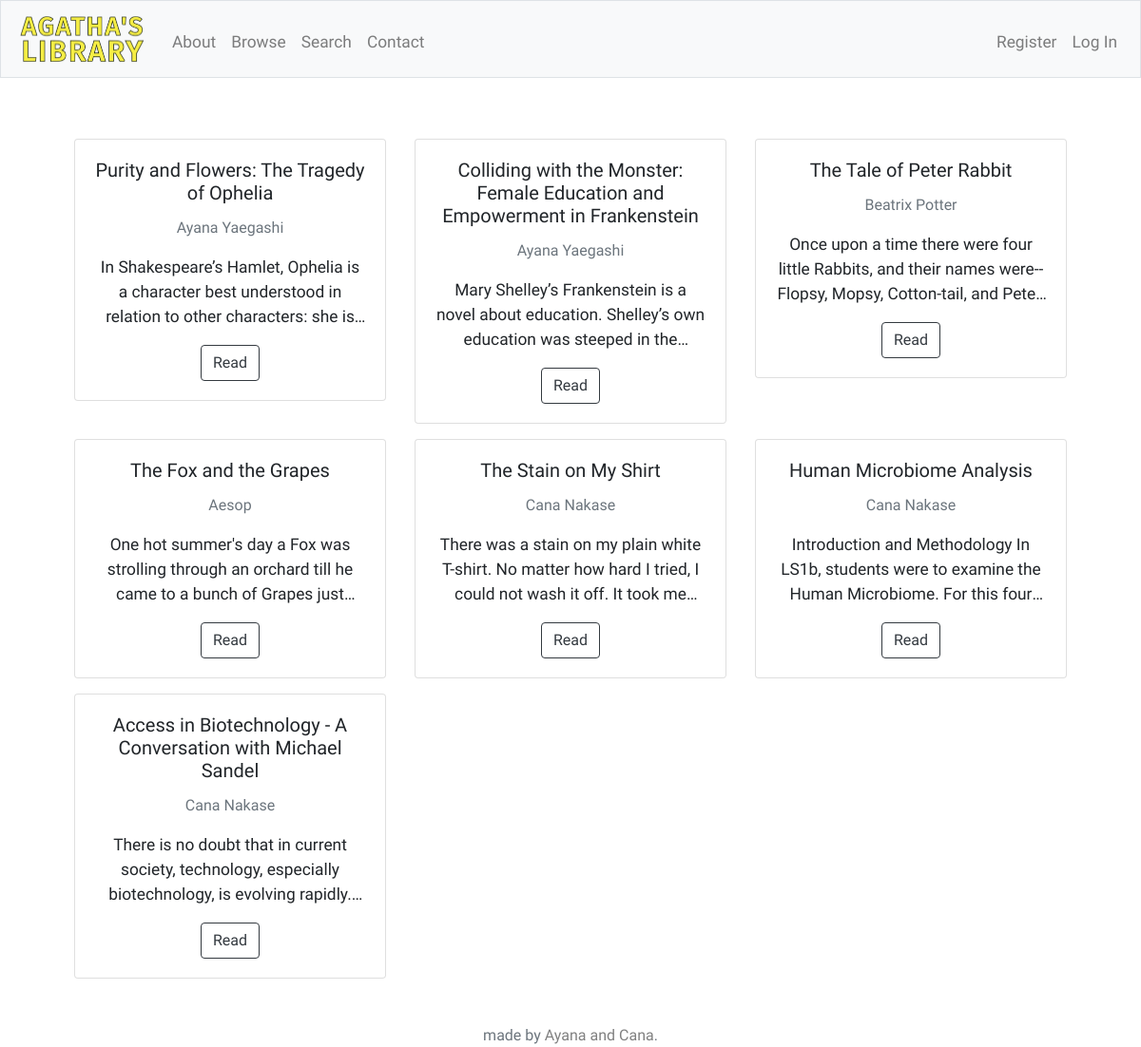
Screenshot of /browse with the database file from the repository.
### tables this page shows
CREATE TABLE 'stories' ('story_id' INTEGER PRIMARY KEY AUTOINCREMENT NOT NULL, 'title' TEXT, 'story' TEXT,'clicks' INTEGER, 'finished' INTEGER, 'author_id' INTEGER, FOREIGN KEY('author_id') REFERENCES 'authors'('author_id'));

CREATE TABLE 'authors'('author_id' INTEGER PRIMARY KEY AUTOINCREMENT NOT NULL, 'name' TEXT, first_name[text], last_name[TEXT]);

### application.py (the view)
@app.route("/browse", methods=["GET", "POST"])
def browse():
    if request.method == "POST":
        story_id = request.form.get("story_id")
        story = db.execute("SELECT story_id, title, story, name FROM stories JOIN authors ON stories.author_id = authors.author_id WHERE story_id = :id", id=story_id)
        db.execute("UPDATE stories SET clicks=(clicks+1) WHERE story_id=:id", id=story_id)
        if session.get("user_id") is None:
            return render_template("display.html", story=story, story_id=story_id, exceptions=exceptions)
        else:
            rows = db.execute("SELECT * FROM favorites WHERE story_id=:story_id AND user_id=:user_id;", story_id=story_id, user_id=session["user_id"])
            if len(rows) != 0:
                liked = True
            else:
                liked = False
            return render_template("display.html", story=story, story_id=story_id, liked=liked, exceptions=exceptions)
    else:
        first_name = ""
        if not session.get("user_id") is None:
            first_name = session["first_name"]
        stories = db.execute("SELECT story_id, title, story, name FROM stories JOIN authors ON stories.author_id = authors.author_id ORDER BY clicks DESC;")
        story_num = len(stories)
        if (story_num < 3):
            rows = 1
        else:
            rows = int(story_num/3)
            if (story_num % 3 != 0):
                rows += 1
        return render_template("browse.html", stories=stories, rows=rows, length=story_num, first_name=first_name)

### application.py (called while the page is built)
@app.after_request
def after_request(response):
    response.headers["Cache-Control"] = "no-cache, no-store, must-revalidate"
    response.headers["Expires"] = 0
    response.headers["Pragma"] = "no-cache"
    return response

### templates/browse.html (shortened to what this page needs)
{% extends "layout.html" %}
{% block main %}
    {% for row in range(rows) %}
    <div class="row" style="padding: 1em 0 0 0;">
        {% if length - row*3 >= 3 %}
        {% for i in range(3) %}
        <div class="col-sm-4">
            <div class="card">
                <div class="card-body">
                    <h5 class="card-title">{{ stories[i + row*3]["title"] }}</h5>
                    <p class="card-text"><small class="text-muted">{{ stories[i + row*3]["name"] }}</small></p>
                    <p class="preview">{{ stories[i + row*3]["story"] }}</p>
                    <form action="/browse" method="post">
                        <button class="btn btn-outline-dark" type="submit" name="story_id" value={{ stories[i + row*3]["story_id"] }}>Read</button>
                    </form>
                </div>
            </div>
        </div>
        {% endfor %}
        {% else %}
        {% for i in range(length - row*3) %}
        <div class="col-sm-4">
            <div class="card">
                <div class="card-body">
                    <h5 class="card-title">{{ stories[i + row*3]["title"] }}</h5>
                    <p class="card-text"><small class="text-muted">{{ stories[i + row*3]["name"] }}</small></p>
                    <p class="preview">{{ stories[i + row*3]["story"] }}</p>
                    <form action="/browse" method="post">
                        <button class="btn btn-outline-dark" type="submit" name="story_id" value={{ stories[i + row*3]["story_id"] }}>Read</button>
                    </form>
                </div>
            </div>
        </div>
        {% endfor %}
        {% endif %}
    </div>
    {% endfor %}
{% endblock %}

### templates/layout.html (shortened to what this page needs)
<!DOCTYPE html>
<html lang="en">
    <head>
        <link href="https://maxcdn.bootstrapcdn.com/bootstrap/4.1.3/css/bootstrap.min.css" rel="stylesheet">
        <link href="/static/styles.css" rel="stylesheet">
    </head>
    <body>
        <nav class="navbar navbar-expand-md navbar-light bg-light border">
            {% if session.user_id %}
                <a class="navbar-brand" href="/browse"><img src={{url_for('static', filename='logo_text.png')}} width="140" height="54" alt="Agatha's Library"/></a>
            {% else %}
                <a class="navbar-brand" href="/"><img src={{url_for('static', filename='logo_text.png')}} width="140" height="54" alt="Agatha's Library"/></a>
            {% endif %}
            <div class="collapse navbar-collapse" id="navbar">
                {% if session.user_id %}
                    <ul class="navbar-nav mr-auto mt-2">
                        <li class="nav-item"><a class="nav-link" href="/about">About</a></li>
                        <li class="nav-item"><a class="nav-link" href="/user">Dashboard</a></li>
                        <li class="nav-item"><a class="nav-link" href="/browse">Browse</a></li>
                        <li class="nav-item"><a class="nav-link" href="/search">Search</a></li>
                        <li class="nav-item"><a class="nav-link" href="/contact">Contact</a></li>
                        {% if session.admin %}
                        <li class="nav-item"><a class="nav-link" href="/admin">Admin</a></li>
                        {% endif %}
                    </ul>
                    <ul class="navbar-nav ml-auto mt-2">
                        <li class="nav-item"><a class="nav-link" href="/change">Change Password</a></li>
                        <li class="nav-item"><a class="nav-link" href="/logout">Log Out</a></li>
                    </ul>
                {% else %}
                    <ul class="navbar-nav mr-auto mt-2">
                        <li class="nav-item"><a class="nav-link" href="/about">About</a></li>
                        <li class="nav-item"><a class="nav-link" href="/browse">Browse</a></li>
                        <li class="nav-item"><a class="nav-link" href="/search">Search</a></li>
                        <li class="nav-item"><a class="nav-link" href="/contact">Contact</a></li>
                    </ul>
                    <ul class="navbar-nav ml-auto mt-2">
                        <li class="nav-item"><a class="nav-link" href="/register">Register</a></li>
                        <li class="nav-item"><a class="nav-link" href="/login">Log In</a></li>
                    </ul>
                {% endif %}
            </div>
        </nav>
        <main class="container p-5">
            {% block main %}{% endblock %}
        </main>
        <footer class="small text-center text-muted">
            made by <a href="/about" style="color: gray">Ayana and Cana</a>.
        </footer>
    </body>
</html>

### static/styles.css (style rules this page uses)
nav .navbar-brand { font-size: xx-large; }
main { overflow-x: auto; text-align: center; }
.preview { overflow: hidden; display: -webkit-box; -webkit-line-clamp: 3; -webkit-box-orient: vertical; }
body { font-family: 'Amiri'; }
p { font-size: 13pt; }
.text-muted { font-size: 12pt; }
.nav-item { font-size: 13pt; }

### rows the page displays
stories: title "Purity and Flowers: The Tragedy of Ophelia", story "In Shakespeare’s Hamlet, Ophelia is a character best understood in relation to other characters: she…"
authors: name "Ayana Yaegashi" "Ayana Yaegashi"
stories: title "Colliding with the Monster: Female Education and Empowerment in Frankenstein", story "Mary Shelley’s Frankenstein is a novel about education. Shelley’s own education was steeped in…"
stories: title "The Tale of Peter Rabbit", story "Once upon a time there were four little Rabbits, and their names were-- Flopsy, Mopsy, Cotton-tail, and…"
authors: name "Beatrix Potter"
stories: title "The Fox and the Grapes", story "One hot summer's day a Fox was strolling through an orchard till he came to a bunch of Grapes…"
authors: name "Aesop"
stories: title "The Stain on My Shirt", story "There was a stain on my plain white T-shirt. No matter how hard I tried, I could not wash it off. It took…"
authors: name "Cana Nakase" "Cana Nakase", name "Cana Nakase"
stories: title "Human Microbiome Analysis", story "Introduction and Methodology In LS1b, students were to examine the Human Microbiome. For this…"
stories: title "Access in Biotechnology - A Conversation with Michael Sandel", story "There is no doubt that in current society, technology, especially biotechnology, is evolving…"
